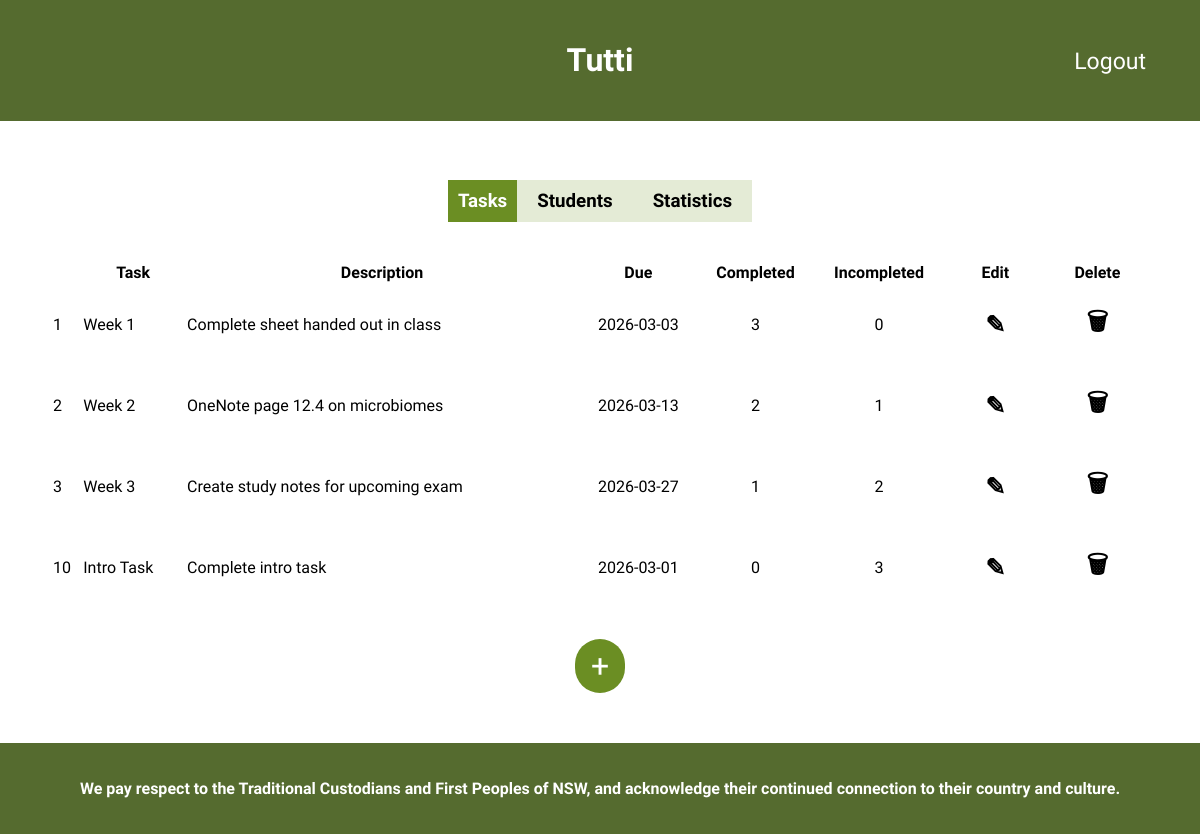
Page /teacher_tasks (signed in) on the committed database.
### tables this page shows
CREATE TABLE tasks(
                    id INTEGER PRIMARY KEY AUTOINCREMENT,
                    name TEXT NOT NULL,
                    desc TEXT NOT NULL,
                    due TEXT NOT NULL,
                    class_id INTEGER NOT NULL,
                    FOREIGN KEY (class_id) REFERENCES classes(id)
                    );

### app.py (the view)
@app.route('/teacher_tasks')
@check_permissions("admin")
def teacher_tasks():
    conn = sqlite3.connect('tutti.db')
    cursor = conn.cursor()
    user_id = session["user_id"]
    cursor.execute("SELECT class_id FROM users WHERE id = ?", (user_id,))
    row = cursor.fetchone()
    class_id = row[0]
    conn.commit()
    conn.close()
    tasks = comp_incomp_split(class_id) # Sends the class ID to the comp_incom_split which sorts out a list with the complete/incomplete split of tasks
    return render_template('teacher_tasks.html', tasks=tasks)

### app.py (called while the page is built)
def check_permissions(r_role): # The decorator that checks the user is the correct role to access each route
    def decorator(f):
        @wraps(f)
        def wrapper(*args, **kwargs):
            user_id = session.get('user_id')
            if not user_id:
                return redirect('/unauthorised')
            conn = sqlite3.connect('tutti.db')
            cursor = conn.cursor()
            cursor.execute("SELECT role FROM users WHERE id = ?", (user_id,))
            row = cursor.fetchone()
            conn.close()
            if not row or row[0] != r_role:
                return redirect('/unauthorised')
            return f(*args, **kwargs)
        return wrapper
    return decorator

@app.before_request
def make_session_permanent(): # Tells flask that it should enforce the session lifetime of each user
    session.permanent = True

### templates/teacher_tasks.html (shortened to what this page needs)
{% extends "layout.html" %}
{% block body %}
<div class="header-whitespace"></div>
<div class="actions-container">
    <form action="{{ url_for('logout') }}" method="POST" style="display: inline;">
        <button type="submit">Logout</button>
    </form>
</div>
<div class="teacher_nav">
    <h3 class="current_tab">Tasks</h3>
    <h3 class="other_tab"><a href="{{ url_for('teacher_main') }}">Students</a></h3>
    <h3 class="other_tab"><a href="{{ url_for('teacher_stats') }}">Statistics</a></h3>
</div>
<div class="tasks_table">
    <table>
        <thead>
            <tr>
                <th></th>
                <th>Task</th>
                <th>Description</th>
                <th>Due</th>
                <th>Completed</th>
                <th>Incompleted</th>
                <th>Edit</th>
                <th>Delete</th>
            </tr>
        </thead>
        <tbody>
        {% if tasks is string %}
            <tr>
                <td colspan="8" id="task-txt">
                    {{ tasks }}
                </td>
            </tr>
        {% else %}
            {% for task in tasks %}
            {% if task[0] == edit_index %}
            <tr>
                <td>{{ task[0] }}</td>
                <form action="{{ url_for('save_item') }}" method="POST">
                    <input type="hidden" name="csrf_token" value="{{ csrf_token() }}">
                    <td>
                        <input type="text" name="name" value="{{ task[1] }}">
                        <input type="hidden" name="edit_index" value="{{ task[0] }}">
                    </td>
                    <td>
                        <input type="text" name="desc" value="{{ task[2] }}">
                    </td>
                    <td class="center_col">
                        <input type="date" name="new_due" value="{{ task[3] }}">
                    </td>
                    <td class="center_col">{{ task[5] }}</td>
                    <td class="center_col">{{ task[6] }}</td>
                    <td class="center_col">
                        <button type="submit" class="task_btn">&#128190;</button>
                    </td>
                </form>
                <td class="center_col">
                    <form action="{{ url_for('delete_item') }}" method="POST">
                        <input type="hidden" name="csrf_token" value="{{ csrf_token() }}">
                        <input type="hidden" name="delete" value="{{ task[0] }}">
                        <button class="task_btn">&#128465;</button>
                    </form>
                </td>
            </tr>
            {% else %}
            <tr>
                <td>{{ task[0] }}</td>
                <td>{{ task[1] }}</td>
                <td>{{ task[2] }}</td>
                <td class="center_col">{{ task[3] }}</td>
                <td class="center_col">{{ task[5] }}</td>
                <td class="center_col">{{ task[6] }}</td>
                <td class="center_col">
                    <form action="{{ url_for('edit_item') }}" method="POST">
                        <button class="task_btn">&#9998;</button>
                    </form>
                </td>
                <td class="center_col">
                    <form action="{{ url_for('delete_item') }}" method="POST">
                        <button class="task_btn">&#128465;</button>
                    </form>
                </td>
            </tr>
            {% endif %}
            {% endfor %}
        {% endif %}
        </tbody>
    </table>
</div>
<div class="popup-button"><button class="open-popup" onclick="openPopup()">+</button></div>
<div class="header-whitespace"></div>
{% endblock %}

### static/style.css (style rules this page uses)
* { font-family: 'Comfortaa', sans-serif; box-sizing: border-box; }
.header-whitespace { padding: 20px; }
html, body { height: 100%; margin: 0; }
.actions-container { position: absolute; top: 30px; right: 30px; font-size: 1.2em; }
.actions-container button, .actions-container select { font-size: 1.2em; color: white; background-color: transparent; border: transparent; box-shadow: none; padding-left: 20px; }
button, .tasks button, .open-popup, .stopwatch-submit, .sml-actions-container button, .make_admin { background: olivedrab; color: white; border: none; padding: 8px 14px; border-radius: 4px; }
.popup-button { display: flex; justify-content: center; }
.open-popup { font-size: 2em; padding: 8px 16px; border-radius: 30px; }
#check, .task_btn { background: transparent; border: none; font-weight: bold; font-size: 1.5em; color: black; }
.teacher_nav { display: flex; justify-content: center; align-items: center; }
.teacher_nav a { padding: 10px; text-decoration: none; color: black; }
.current_tab { padding: 10px; background: olivedrab; color: white; }
.other_tab { padding: 10px; background: rgb(228, 235, 214); color: white; }
.tasks_table { padding: 20px 50px; overflow-x: auto; }
.tasks_table table { width: 100%; table-layout: auto; }
.tasks_table th:nth-child(3), .tasks_table td:nth-child(3) { max-width: 400px; word-wrap: break-word; }
.center_col { text-align: center; white-space: nowrap; }
.tasks_table td, .tasks_table th { word-wrap: break-word; overflow-wrap: break-word; min-height: 50px; vertical-align: middle; }
.task-contents input, button { margin: 10px; }

### rows in the picture
tasks: id "1", name "Week 1", desc "Complete sheet handed out in class", due "2026-03-03", task "3", task "0"
tasks: id "2", name "Week 2", desc "OneNote page 12.4 on microbiomes", due "2026-03-13", class "1"
tasks: id "3", name "Week 3", desc "Create study notes for upcoming exam", due "2026-03-27", class "1", task "2"
tasks: id "10", name "Intro Task", desc "Complete intro task", due "2026-03-01", task "0", task "3"
